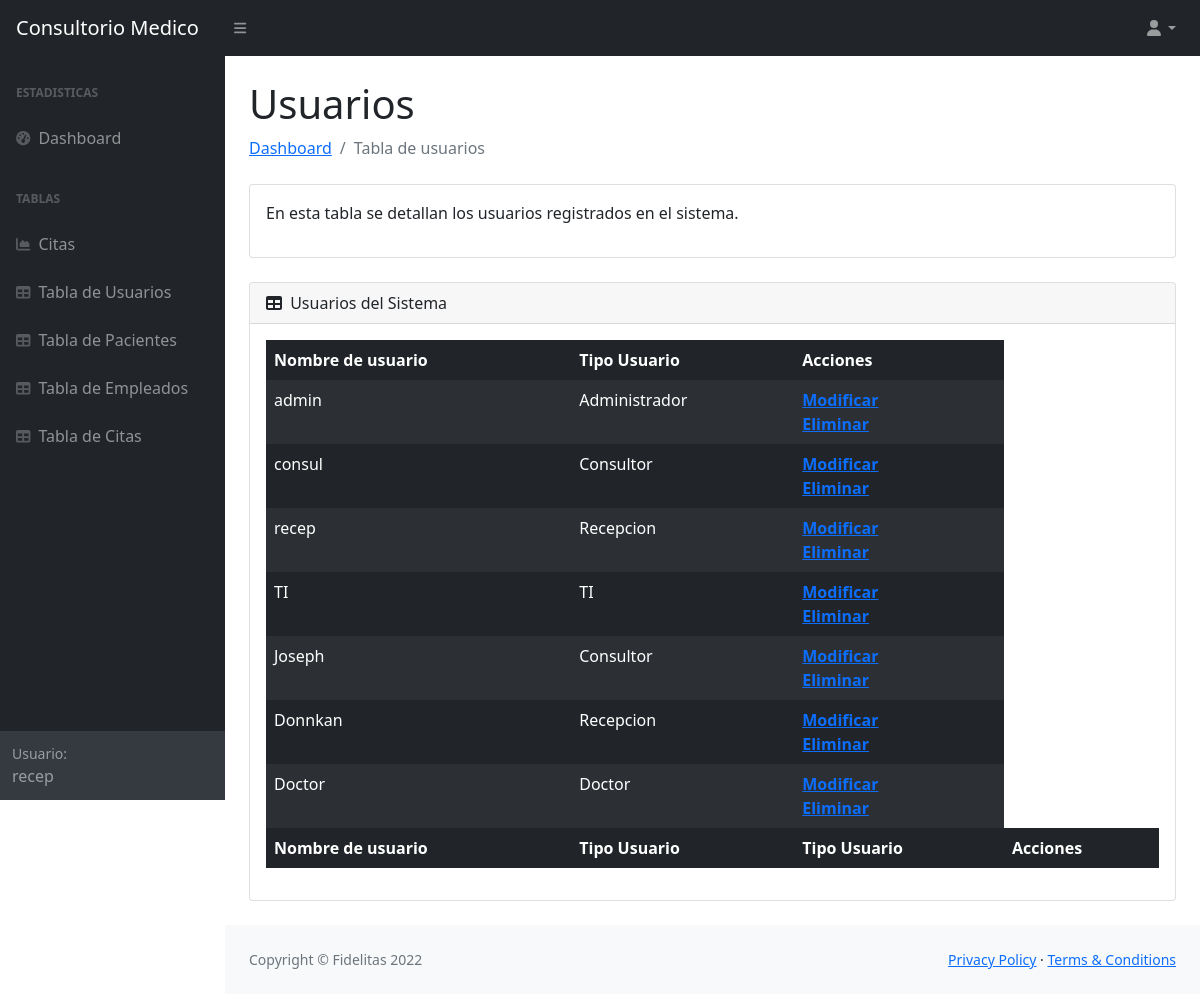
Screenshot of /tablas/tablaUsuarios.php (signed in) with the database file from the repository.
### tables this page shows
CREATE TABLE `usuarios` (
  idUsuario         INT NOT NULL AUTO_INCREMENT,
  nombreUsuario     VARCHAR(45) NOT NULL,
  passwordUsuario   VARCHAR(45) NOT NULL,
  rol               INT NOT NULL,
  PRIMARY KEY (idusuario),
  foreign key(rol)references `roles`(idRol));

CREATE TABLE `roles` (
  idRol       INT NOT NULL AUTO_INCREMENT,
  nombreRol   VARCHAR(45) NOT NULL,
  PRIMARY KEY (idRol));

### tablas/tablaUsuarios.php (the view, shortened to what this page needs)
<?php
 require '../conexion/conexion.php';
 $tUsuariosSELECT = "SELECT u.idUsuario, u.nombreUsuario, r.nombreRol FROM usuarios u
 JOIN roles r on u.rol = r.idRol";
 $resultado = $mysqli->query($tUsuariosSELECT);
?>
<!DOCTYPE html>
<html lang="en">
    <head>
        <link href="https://cdn.jsdelivr.net/npm/simple-datatables@latest/dist/style.css" rel="stylesheet" />
        <link href="../css/styles.css" rel="stylesheet" />
    </head>
    <body class="sb-nav-fixed">
        <nav class="sb-topnav navbar navbar-expand navbar-dark bg-dark">
            <a class="navbar-brand ps-3" href="../principal.php">Consultorio Medico</a>
            <button class="btn btn-link btn-sm order-1 order-lg-0 me-4 me-lg-0" id="sidebarToggle" href="#!"><i class="fas fa-bars"></i></button>
            <ul class="navbar-nav ms-auto ms-auto me-0 me-md-3 my-2 my-md-0">
                <li class="nav-item dropdown">
                    <a class="nav-link dropdown-toggle" id="navbarDropdown" href="#" role="button" data-bs-toggle="dropdown" aria-expanded="false"><i class="fas fa-user fa-fw"></i></a>
                </li>
            </ul>
        </nav>
        <div id="layoutSidenav">
            <div id="layoutSidenav_nav">
                <nav class="sb-sidenav accordion sb-sidenav-dark" id="sidenavAccordion">
                    <div class="sb-sidenav-menu">
                        <div class="nav">
                            <div class="sb-sidenav-menu-heading">Estadisticas</div>
                            <a class="nav-link" href="../principal.php">
                                <div class="sb-nav-link-icon"><i class="fas fa-tachometer-alt"></i></div>
                                Dashboard
                            </a>
                            <div class="sb-sidenav-menu-heading">Tablas</div>
                            <a class="nav-link" href="charts.html">
                                <div class="sb-nav-link-icon"><i class="fas fa-chart-area"></i></div>
                                Citas
                            </a>
                            <a class="nav-link" href="../tablas/tablaUsuarios.php">
                                <div class="sb-nav-link-icon"><i class="fas fa-table"></i></div>
                                Tabla de Usuarios
                            </a>
                            <a class="nav-link" href="../tablas/tablaPacientes.php">
                                <div class="sb-nav-link-icon"><i class="fas fa-table"></i></div>
                                Tabla de Pacientes
                            </a>
                            <a class="nav-link" href="../tablas/tablaEmpleados.php">
                                <div class="sb-nav-link-icon"><i class="fas fa-table"></i></div>
                                Tabla de Empleados
                            </a>
                            <a class="nav-link" href="../tablas/tablaCitas.php">
                                <div class="sb-nav-link-icon"><i class="fas fa-table"></i></div>
                                Tabla de Citas
                            </a>
                        </div>
                    </div>
                    <div class="sb-sidenav-footer">
                        <div class="small">Usuario:</div>
                        <?php echo $_SESSION['nombreUsuario'] ?>
                    </div>
                </nav>
            </div>
            <div id="layoutSidenav_content">
                <main>
                    <div class="container-fluid px-4">
                        <h1 class="mt-4">Usuarios</h1>
                        <ol class="breadcrumb mb-4">
                            <li class="breadcrumb-item"><a href="../principal.php">Dashboard</a></li>
                            <li class="breadcrumb-item active">Tabla de usuarios</li>
                        </ol>
                        <div class="card mb-4">
                            <div class="card-body">
                               <p>En esta tabla se detallan los usuarios registrados en el sistema.</p>
                            </div>
                        </div>
                        <div class="card mb-4">
                            <div class="card-header">
                                <i class="fas fa-table me-1"></i>
                                Usuarios del Sistema
                            </div>
                            <div class="card-body">
                                <table id="datatablesSimple" class="table table-dark table-striped table-borderless">
                                    <thead>
                                        <tr>
                                            <th>Nombre de usuario</th>
                                            <th>Tipo Usuario</th>
                                            <th>Acciones</th>
                                        </tr>
                                    </thead>
                                    <tfoot>
                                        <tr>
                                            <th>Nombre de usuario</th>
                                            <th>Tipo Usuario</th>
                                            <th>Tipo Usuario</th>
                                            <th>Acciones</th>
                                        </tr>
                                    </tfoot>
                                    <tbody>
                                        <?php
                                            while ($row = $resultado->fetch_assoc()) { ?>
                                            <tr><?php $idUsuario = $row['idUsuario']  ?>
                                                <td><?php echo $row['nombreUsuario']  ?></td>
                                                <td><?php echo $row['nombreRol']  ?></td>
                                                <th><?php echo "<a href='../formularios/editarUsuario.php?id=$idUsuario'>Modificar</a><br><a href='../scriptsSQL/deleteUsuario.php?id=$idUsuario'>Eliminar</a>" ?></th>
                                            </tr>
                                            <?php } ?>
                                    </tbody>
                                </table>
                            </div>
                        </div>
                    </div>
                </main>
                <footer class="py-4 bg-light mt-auto">
                    <div class="container-fluid px-4">
                        <div class="d-flex align-items-center justify-content-between small">
                            <div class="text-muted">Copyright &copy; Fidelitas 2022</div>
                            <div>
                                <a href="#">Privacy Policy</a>
                                &middot;
                                <a href="#">Terms &amp; Conditions</a>
                            </div>
                        </div>
                    </div>
                </footer>
            </div>
        </div>
    </body>
</html>

### rows the page displays
usuarios: nombreUsuario "admin", rol.nombreRol "Administrador"
usuarios: nombreUsuario "consul", rol.nombreRol "Consultor"
usuarios: nombreUsuario "recep", rol.nombreRol "Recepcion"
usuarios: nombreUsuario "TI", rol.nombreRol "TI"
usuarios: nombreUsuario "Joseph", rol.nombreRol "Consultor"
usuarios: nombreUsuario "Donnkan", rol.nombreRol "Recepcion"
usuarios: nombreUsuario "Doctor", rol.nombreRol "Doctor"

### other values shown
$_SESSION['nombreUsuario'] "recep"
